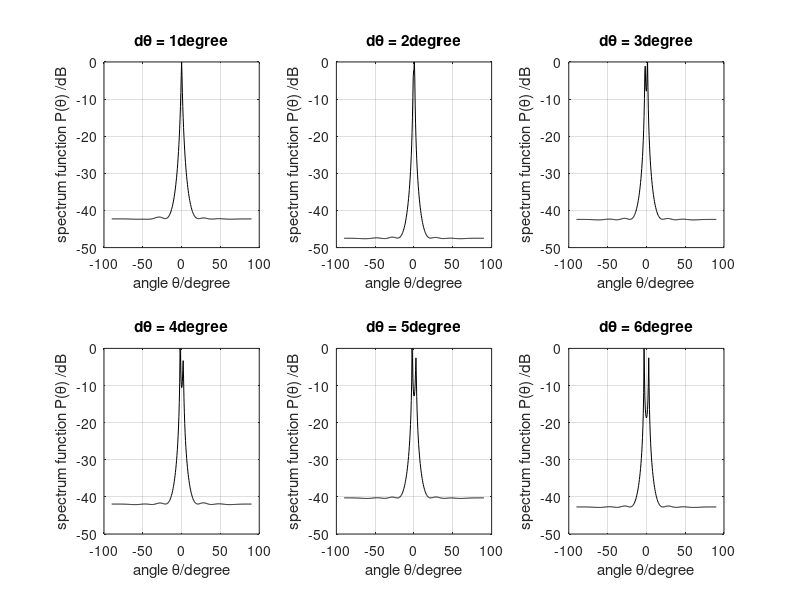

Write the MATLAB code that produced this figure. (Note: this script raises an error after producing the figure.)
%MUSIC Simulation
% Resolution
clc
clear all
close all
format long %The data show that as long shaping scientific

for kk = 1:6
    
%Transmitter
doa=[-kk/2 kk/2]/180*pi; %Direction of arrival
N=200;%Snapshots
w=[pi/4 pi/3]';%Frequency
M=8;%Number of array elements
P=length(w); %The number of signal
lambda=150;%Wavelength
d=lambda/2;%Element spacing

D=zeros(P,M); %To creat a matrix with P row and M column
for k=1:P
D(k,:)=exp(-j*2*pi*d*sin(doa(k))/lambda*[0:M-1]); %Assignment matrix
end
D=D';
xx=2*exp(j*(w*[1:N])); %Simulate message signal
x=D*xx; %Signal after beamforming at transmitter

%Channel
snr=0;%SNR
x=x+awgn(x,snr);%Insert Gaussian white noise

%Reciever
Sx=x*x'; %Data covarivance matrix
J=fliplr(eye(M)); %Exchange matrix
Sx=Sx+J*conj(Sx)*J;
[nn,vv]=eig(Sx); %Find the eigenvalues and eigenvectors of Sx
NN=nn(:,1:M-P); %Estimate noise subspace
%Creating array manifold vector V
theta=-90:0.5:90; %Peak search
for ii=1:length(theta)
V=zeros(1,length(M));%array manifold vector
for jj=0:M-1
V(1+jj)=exp(-j*2*jj*pi*d*sin(theta(ii)/180*pi)/lambda);
end

%Solution for MUSIC constrainted equations
PP=V*(NN*NN')*V';
Pmusic(ii)=abs(1/ PP);
end
Pmusic=10*log10(Pmusic/max(Pmusic)); %Spatial spectrum function

subplot(2,3,kk)
plot(theta,Pmusic,'-k')
xlabel('angle \theta/degree')
ylabel('spectrum function P(\theta) /dB')
title(['d\theta = ',num2str(kk),'degree'])
grid on

end
 sgtitle('MUSIC-RESOLUTION');